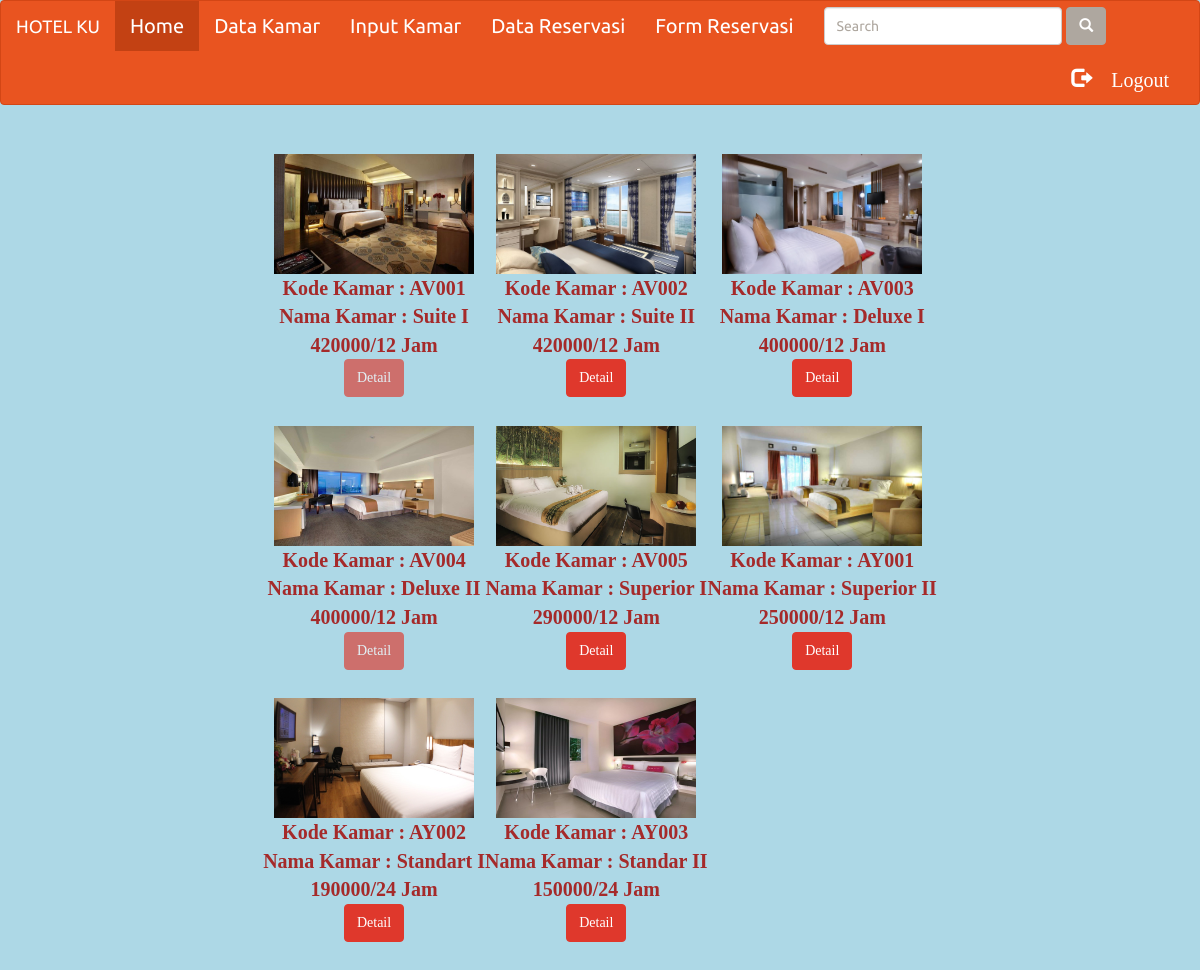
Page /admin/tampil_kmr.php on the committed database.
### tables this page shows
CREATE TABLE IF NOT EXISTS `kamar` (
  `kode_kmr` varchar(10) NOT NULL,
  `jenis_kmr` varchar(20) NOT NULL,
  `spek` varchar(50) NOT NULL,
  `harga` int(20) NOT NULL,
  `file` varchar(30) NOT NULL,
  `baris` int(3) NOT NULL,
  `status` int(3) NOT NULL,
  `tgl_tersedia` varchar(50) NOT NULL
);

### admin/tampil_kmr.php (the view, shortened to what this page needs)
<!DOCTYPE html>
<html>
<head>
	<link href="css/bootstrap.css" rel="stylesheet">
	  <link rel="stylesheet/less" type="text/css" href="js/bootswatch.less" />
		<link rel="stylesheet/less" type="text/css" href="js/variables.less" />
</head>
<body>
<?php include "header.php" ?>
<div class="container">
		<section class="col-lg-12">
<table align="center">
    <tr>
    <?php
        $query1=mysql_query("SELECT * FROM `kamar` where baris=1");
        while ($data = mysql_fetch_array($query1)) {
            $kode_kmr=$data['kode_kmr'];
            $nama_kmr=$data['jenis_kmr'];
            $harga=$data['harga'];
            $file=$data['file'];
            if ($data['status']==1) {
                $disable="disabled";
            }
            else $disable=" ";
        ?>
        <td><br><center><img alt="Suite" src="<?php echo $file;?>" height="120" width="200" title="Suite I"/><br>
        <b><div style="text-align:center"><font face="Century Gothic" color="#A52A2A" >Kode Kamar : <?php echo $kode_kmr;?> </br>
        Nama Kamar : <?php echo $nama_kmr;?> </br>
        <?php echo $harga;?>/12 Jam</br>
        <a href="detail.php?kode_kmr=<?php echo $kode_kmr;?>"><button type="button" class="btn btn-danger" <?php echo $disable;?>>Detail</button></font></div></b>
        <?php
            }
        ?>
        </td>
    </tr>
       <tr>
    <?php
        $query2=mysql_query("SELECT * FROM `kamar` where baris=2");
        while ($data = mysql_fetch_array($query2)) {
           $kode_kmr=$data['kode_kmr'];
            $jenis_kmr=$data['jenis_kmr'];
            $harga=$data['harga'];
            $file=$data['file'];
            if ($data['status']==1) {
                $disable="disabled";
            }
            else $disable=" ";
        ?>
        <td><br><center><img alt="suite2" src="<?php echo $file;?>" height="120" width="200" title="uite II"/><br>
        <b><div style="text-align:center"><font face="Century Gothic" color="#A52A2A">Kode Kamar : <?php echo $kode_kmr;?> </br>
        Nama Kamar : <?php echo $jenis_kmr;?> </br>
        <?php echo $harga;?>/12 Jam</br>
        <a href="detail.php?kode_kmr=<?php echo $kode_kmr;?>"><button type="button" class="btn btn-danger" <?php echo $disable;?>>Detail</button></font></div></b>
        <?php
            }
        ?>
        </td>
    </tr>
    <tr>
    <?php
        $query3=mysql_query("SELECT * FROM `kamar` where baris=3");
        while ($data = mysql_fetch_array($query3)) {
           $kode_kmr=$data['kode_kmr'];
            $jenis_kmr=$data['jenis_kmr'];
            $harga=$data['harga'];
            $file=$data['file'];
            if ($data['status']==1) {
                $disable="disabled";
            }
            else $disable=" ";
        ?>
        <td><br><center><img alt="xenia" src="<?php echo $file;?>" height="120" width="200" title="Xenia Red"/><br>
        <b><div style="text-align:center"><font face="Century Gothic" color="#A52A2A">Kode Kamar : <?php echo $kode_kmr;?> </br>
        Nama Kamar : <?php echo $jenis_kmr;?> </br>
        <?php echo $harga;?>/24 Jam</br>
        <a href="detail.php?kode_kmr=<?php echo $kode_kmr;?>"><button type="button" class="btn btn-danger" <?php echo $disable;?>>Detail</button></font></div></b>
        <?php
            }
        ?>
        </td>
    </tr>
</table><br>
</div>
</body>
</html>

### admin/tampil_kmr.php (style rules this page uses)
body { background-color: lightblue; text-align: center; font-size: 20px; }

### rows in the picture
kamar: file (picture), kode_kmr "AV001", jenis_kmr "Suite I", harga "420000"
kamar: file (picture), kode_kmr "AV002", jenis_kmr "Suite II", harga "420000"
kamar: file (picture), kode_kmr "AV003", jenis_kmr "Deluxe I", harga "400000"
kamar: file (picture), kode_kmr "AV004", jenis_kmr "Deluxe II", harga "400000"
kamar: file (picture), kode_kmr "AV005", jenis_kmr "Superior I", harga "290000"
kamar: file (picture), kode_kmr "AY001", jenis_kmr "Superior II", harga "250000"
kamar: file (picture), kode_kmr "AY002", jenis_kmr "Standart I", harga "190000"
kamar: file (picture), kode_kmr "AY003", jenis_kmr "Standar II", harga "150000"
